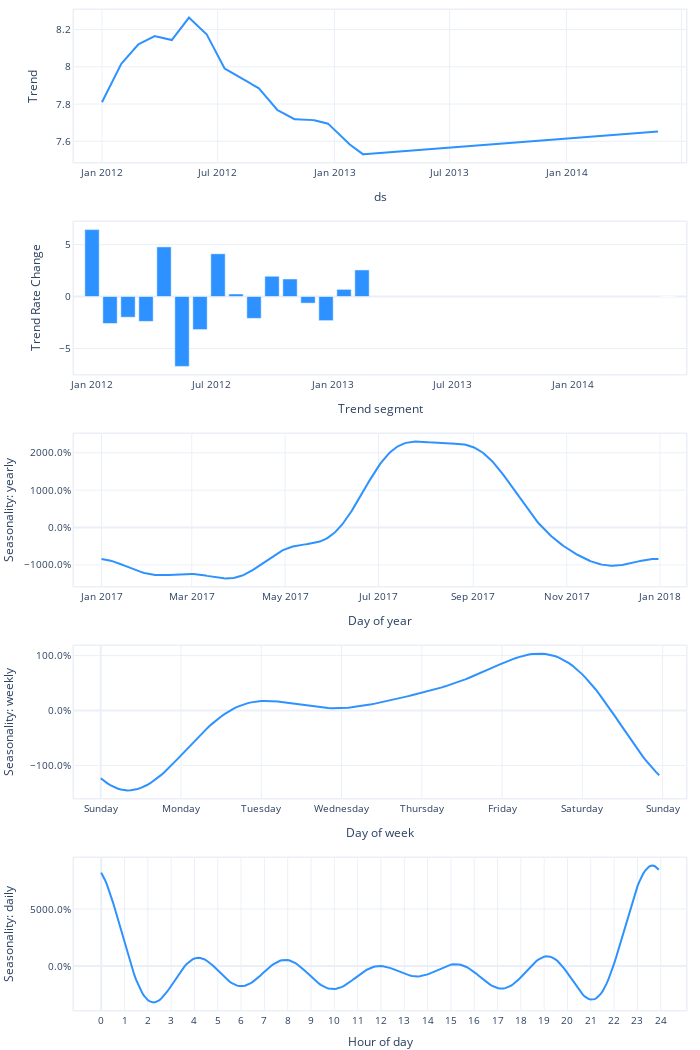

This figure's notebook cell:
### Code cell
fig_param = m.plot_parameters()
fig_param.show()

### Figure 1 — Plotly figure (JSON) as saved in the notebook; plotly's stock layout.template omitted (floating-point values rounded to 4 significant figures; data arrays with more than 128 entries replaced by an {"elided": "..."} marker saying what was removed)
{"data": [{"fill": "none", "line": {"color": "#2d92ff", "width": 2}, "mode": "lines", "name": "Trend", "type": "scatter", "uid": "2d0dd1e7-33ff-48db-a2c0-dd4710f1557b", "x": {"elided": "876 str values"}, "xaxis": "x", "y": {"elided": "876 float values"}, "yaxis": "y"}, {"marker": {"color": "#2d92ff"}, "name": "Trend Rate Change", "type": "bar", "uid": "0de81a6f-0f49-451d-b9c8-71a564636978", "x": ["2012-01-01T00:00:00", "2012-01-28T08:15:00", "2012-02-24T16:30:00", "2012-03-23T00:45:00", "2012-04-19T09:00:00", "2012-05-16T17:15:00", "2012-06-13T01:30:00", "2012-07-10T09:45:00", "2012-08-06T18:00:00", "2012-09-03T02:15:00", "2012-09-30T10:30:00", "2012-10-27T18:45:00", "2012-11-24T03:00:00", "2012-12-21T11:15:00", "2013-01-17T19:30:00", "2013-02-14T03:45:00", "2014-05-25T00:00:00"], "xaxis": "x2", "y": [6.436, -2.598, -1.995, -2.397, 4.774, -6.725, -3.184, 4.111, 0.2432, -2.106, 1.949, 1.686, -0.642, -2.322, 0.6867, 2.556, 0], "yaxis": "y2"}, {"fill": "none", "line": {"color": "#2d92ff", "width": 2}, "mode": "lines", "name": "yearly", "type": "scatter", "uid": "93c3bc71-c40b-4624-8837-c33ed1cf8388", "x": {"elided": "365 str values"}, "xaxis": "x3", "y": {"elided": "365 float values"}, "yaxis": "y3"}, {"fill": "none", "line": {"color": "#2d92ff", "width": 2}, "mode": "lines", "name": "weekly", "type": "scatter", "uid": "45e275aa-c548-4a27-9ad7-3b76d92a67b8", "x": {"elided": "168 int values"}, "xaxis": "x4", "y": {"elided": "168 float values"}, "yaxis": "y4"}, {"fill": "none", "line": {"color": "#2d92ff", "width": 2}, "mode": "lines", "name": "daily", "type": "scatter", "uid": "674ce1dd-88ff-43f2-ba3c-199c054482fb", "x": {"elided": "288 int values"}, "xaxis": "x5", "y": {"elided": "288 float values"}, "yaxis": "y5"}], "layout": {"autosize": true, "font": {"size": 10}, "height": 1050, "hovermode": "x unified", "margin": {"b": 0, "l": 0, "pad": 0, "r": 10, "t": 10}, "showlegend": false, "title": {"font": {"size": 12}}, "width": 700, "xaxis": {"anchor": "y", "domain": [0, 1], "linewidth": 1.5, "mirror": true, "range": ["2011-11-18T00:00:00", "2014-07-08T00:00:00"], "showline": true, "title": {"text": "ds"}, "type": "date"}, "xaxis2": {"anchor": "y2", "domain": [0, 1], "linewidth": 1.5, "mirror": true, "range": ["2011-12-04T15:45:00", "2014-06-21T08:15:00"], "showline": true, "title": {"text": "Trend segment"}, "type": "date"}, "xaxis3": {"anchor": "y3", "domain": [0, 1], "linewidth": 1.5, "mirror": true, "range": ["2016-12-14T00:00:00", "2018-01-18T00:00:00"], "showline": true, "title": {"text": "Day of year"}}, "xaxis4": {"anchor": "y4", "domain": [0, 1], "linewidth": 1.5, "mirror": true, "range": [-8, 175], "showline": true, "tickmode": "array", "ticktext": ["Sunday", "Monday", "Tuesday", "Wednesday", "Thursday", "Friday", "Saturday", "Sunday", "Sunday"], "tickvals": [0, 24, 48, 72, 96, 120, 144, 168, 192], "title": {"text": "Day of week"}}, "xaxis5": {"anchor": "y5", "domain": [0, 1], "linewidth": 1.5, "mirror": true, "range": [-14, 301], "showline": true, "tickmode": "array", "ticktext": [0, 1, 2, 3, 4, 5, 6, 7, 8, 9, 10, 11, 12, 13, 14, 15, 16, 17, 18, 19, 20, 21, 22, 23, 24], "tickvals": [0, 12, 24, 36, 48, 60, 72, 84, 96, 108, 120, 132, 144, 156, 168, 180, 192, 204, 216, 228, 240, 252, 264, 276, 288], "title": {"text": "Hour of day"}}, "yaxis": {"anchor": "x", "domain": [0.848, 1], "linewidth": 1.5, "mirror": true, "rangemode": "normal", "showline": true, "title": {"text": "Trend"}}, "yaxis2": {"anchor": "x2", "domain": [0.636, 0.788], "linewidth": 1.5, "mirror": true, "rangemode": "normal", "showline": true, "title": {"text": "Trend Rate Change"}}, "yaxis3": {"anchor": "x3", "domain": [0.424, 0.576], "hoverformat": ".4%", "linewidth": 1.5, "mirror": true, "rangemode": "normal", "showline": true, "tickformat": ".1%", "title": {"text": "Seasonality: yearly"}}, "yaxis4": {"anchor": "x4", "domain": [0.212, 0.364], "hoverformat": ".4%", "linewidth": 1.5, "mirror": true, "rangemode": "normal", "showline": true, "tickformat": ".1%", "title": {"text": "Seasonality: weekly"}}, "yaxis5": {"anchor": "x5", "domain": [0, 0.152], "hoverformat": ".4%", "linewidth": 1.5, "mirror": true, "rangemode": "normal", "showline": true, "tickformat": ".1%", "title": {"text": "Seasonality: daily"}}}}
